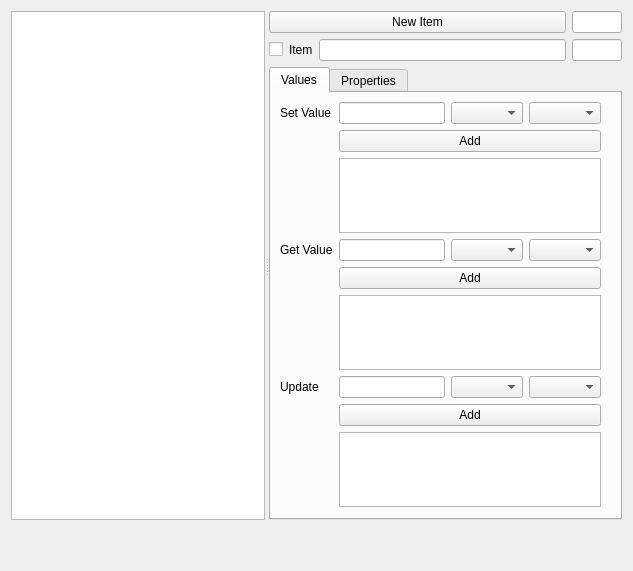
     <widget class="QWidget" name="tab_2">
      <attribute name="title">
       <string>Widgets</string>
      </attribute>
      <layout class="QVBoxLayout" name="verticalLayout_3">
       <item>
        <widget class="QSplitter" name="splitter_4">
         <property name="orientation">
          <enum>Qt::Horizontal</enum>
         </property>
         <widget class="QTableView" name="tblWidgets"/>
         <widget class="QWidget" name="layoutWidget">
          <layout class="QVBoxLayout" name="verticalLayout_4">
           <property name="rightMargin">
            <number>0</number>
           </property>
           <item>
            <layout class="QHBoxLayout" name="horizontalLayout_4">
             <property name="topMargin">
              <number>0</number>
             </property>
             <item>
              <widget class="QPushButton" name="cmdNewWidget">
               <property name="text">
                <string>New Item</string>
               </property>
              </widget>
             </item>
             <item>
              <widget class="QLineEdit" name="txtWidgetID">
               <property name="maximumSize">
                <size>
                 <width>50</width>
                 <height>16777215</height>
                </size>
               </property>
              </widget>
             </item>
            </layout>
           </item>
           <item>
            <layout class="QHBoxLayout" name="horizontalLayout_34">
             <property name="topMargin">
              <number>0</number>
             </property>
             <item>
              <widget class="QCheckBox" name="chkWItem">
               <property name="text">
                <string/>
               </property>
              </widget>
             </item>
             <item>
              <widget class="QLabel" name="label_16">
               <property name="text">
                <string>Item</string>
               </property>
              </widget>
             </item>
             <item>
              <widget class="QLineEdit" name="txtWItem"/>
             </item>
             <item>
              <widget class="QLineEdit" name="txtWAbbrev">
               <property name="maximumSize">
                <size>
                 <width>50</width>
                 <height>16777215</height>
                </size>
               </property>
              </widget>
             </item>
            </layout>
           </item>
           <item>
            <widget class="QTabWidget" name="tabWidget_2">
             <property name="currentIndex">
              <number>0</number>
             </property>
             <widget class="QWidget" name="tab_11">
              <attribute name="title">
               <string>Values</string>
              </attribute>
              <layout class="QVBoxLayout" name="verticalLayout_17">
               <item>
                <layout class="QFormLayout" name="formLayout_2">
                 <property name="rightMargin">
                  <number>10</number>
                 </property>
                 <item row="1" column="0">
                  <widget class="QLabel" name="label_18">
                   <property name="text">
                    <string>Set Value</string>
                   </property>
                  </widget>
                 </item>
                 <item row="1" column="1">
                  <layout class="QHBoxLayout" name="horizontalLayout_12">
                   <property name="topMargin">
                    <number>0</number>
                   </property>
                   <item>
                    <widget class="QLineEdit" name="txtWSetValue"/>
                   </item>
                   <item>
                    <widget class="QComboBox" name="cmbWSVDataType"/>
                   </item>
                   <item>
                    <widget class="QComboBox" name="cmdWidgetDataType_4"/>
                   </item>
                  </layout>
                 </item>
                 <item row="2" column="1">
                  <widget class="QPushButton" name="cmdWSV_add">
                   <property name="text">
                    <string>Add</string>
                   </property>
                  </widget>
                 </item>
                 <item row="3" column="1">
                  <widget class="QTableView" name="tblWSCommands">
                   <property name="maximumSize">
                    <size>
                     <width>16777215</width>
                     <height>75</height>
                    </size>
                   </property>
                  </widget>
                 </item>
                 <item row="4" column="0">
                  <widget class="QLabel" name="label_20">
                   <property name="text">
                    <string>Get Value</string>
                   </property>
                  </widget>
                 </item>
                 <item row="4" column="1">
                  <layout class="QHBoxLayout" name="horizontalLayout_6">
                   <property name="topMargin">
                    <number>0</number>
                   </property>
                   <item>
                    <widget class="QLineEdit" name="txtWGetValue"/>
                   </item>
                   <item>
                    <widget class="QComboBox" name="cmbWGVDataType"/>
                   </item>
                   <item>
                    <widget class="QComboBox" name="cmdWidgetDataType_2"/>
                   </item>
                  </layout>
                 </item>
                 <item row="5" column="1">
                  <widget class="QPushButton" name="cmdWGV_add">
                   <property name="text">
                    <string>Add</string>
                   </property>
                  </widget>
                 </item>
                 <item row="6" column="1">
                  <widget class="QTableView" name="tblWGCommands">
                   <property name="maximumSize">
                    <size>
                     <width>16777215</width>
                     <height>75</height>
                    </size>
                   </property>
                  </widget>
                 </item>
                 <item row="7" column="0">
                  <widget class="QLabel" name="label_22">
                   <property name="text">
                    <string>Update</string>
                   </property>
                  </widget>
                 </item>
                 <item row="7" column="1">
                  <layout class="QHBoxLayout" name="horizontalLayout_7">
                   <property name="topMargin">
                    <number>0</number>
                   </property>
                   <item>
                    <widget class="QLineEdit" name="txtWUpdateValue"/>
                   </item>
                   <item>
                    <widget class="QComboBox" name="cmbWUVDataType"/>
                   </item>
                   <item>
                    <widget class="QComboBox" name="cmdWidgetDataType_3"/>
                   </item>
                  </layout>
                 </item>
                 <item row="8" column="1">
                  <widget class="QPushButton" name="cmdWUV_add">
                   <property name="text">
                    <string>Add</string>
                   </property>
                  </widget>
                 </item>
                 <item row="9" column="1">
                  <widget class="QTableView" name="tblWUCommands">
                   <property name="maximumSize">
                    <size>
                     <width>16777215</width>
                     <height>75</height>
                    </size>
                   </property>
                  </widget>
                 </item>
                </layout>
               </item>
              </layout>
             </widget>
             <widget class="QWidget" name="tab_12">
              <attribute name="title">
               <string>Properties</string>
              </attribute>
             </widget>
            </widget>
           </item>
          </layout>
         </widget>
        </widget>
       </item>
       <item>
        <spacer name="verticalSpacer">
         <property name="orientation">
          <enum>Qt::Vertical</enum>
         </property>
         <property name="sizeHint" stdset="0">
          <size>
           <width>20</width>
           <height>40</height>
          </size>
         </property>
        </spacer>
       </item>
      </layout>
     </widget>
